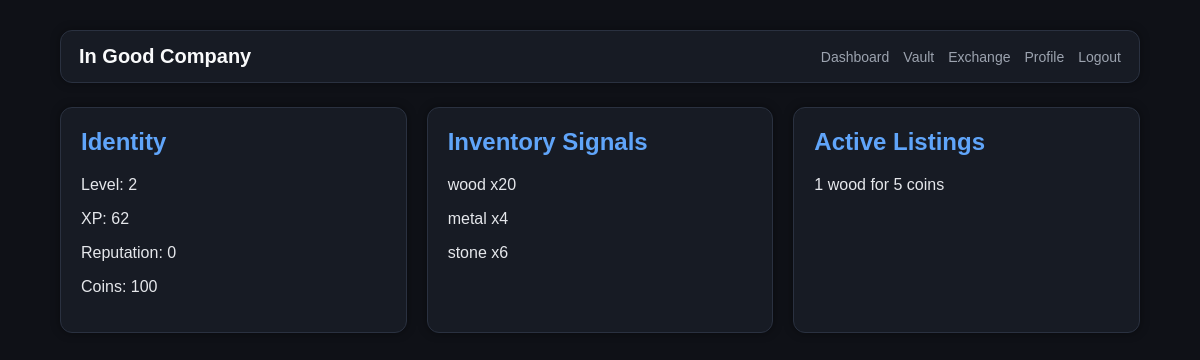
The app's page /player/kewontethomas (signed in), older data.
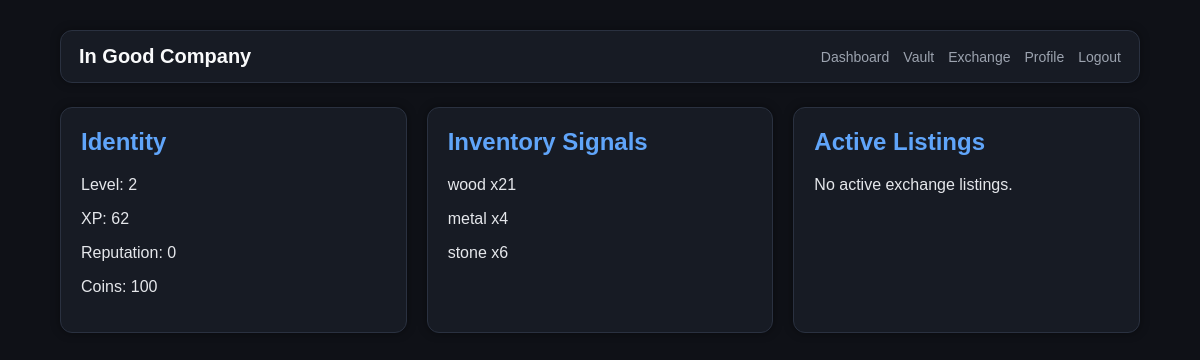
The same page, newer data.
### models/inventory.py (models this page shows)
class Inventory(db.Model):
    id = db.Column(db.Integer, primary_key=True)
    user_id = db.Column(db.Integer, db.ForeignKey("user.id"))
    resource_name = db.Column(db.String(50), nullable=False)
    quantity = db.Column(db.Integer, default=0)

### models/marketplace.py (models this page shows)
class MarketplaceListing(db.Model):
    id = db.Column(db.Integer, primary_key=True)
    seller_id = db.Column(
        db.Integer,
        db.ForeignKey("user.id"),
        nullable=False
    )
    resource_name = db.Column(
        db.String(50),
        nullable=False
    )
    quantity = db.Column(
        db.Integer,
        nullable=False
    )
    price = db.Column(
        db.Integer,
        nullable=False
    )
    status = db.Column(
        db.String(20),
        default="active"
    )

### app.py (the view)
@app.route("/player/<username>")
@login_required
def player_profile(username):
    player = User.query.filter_by(username=username).first_or_404()
    inventory_items = Inventory.query.filter_by(
        user_id=player.id
    ).all()
    active_listings = MarketplaceListing.query.filter_by(
        seller_id=player.id,
        status="active"
    ).all()
    return render_template(
        "player_profile.html",
        player=player,
        inventory_items=inventory_items,
        active_listings=active_listings
    )

### app.py (called while the page is built)
@login_manager.user_loader
def load_user(user_id):
    return User.query.get(int(user_id))

### templates/player_profile.html (shortened to what this page needs)
<!DOCTYPE html>
<html>
<head>
    <link rel="stylesheet" href="/static/style.css">
</head>
<body>
    <div class="container">
        <div class="nav">
            <div class="nav-brand">
                In Good Company
            </div>
            <div class="nav-links">
                <a href="/dashboard">Dashboard</a>
                <a href="/inventory">Vault</a>
                <a href="/market">Exchange</a>
                <a href="/player/{{ current_user.username }}">Profile</a>
                <a href="/logout">Logout</a>
            </div>
        </div>
        <div class="grid">
            <div class="card">
                <h2>Identity</h2>
                <p>Level: {{ player.level }}</p>
                <p>XP: {{ player.xp }}</p>
                <p>Reputation: {{ player.reputation }}</p>
                <p>Coins: {{ player.coins }}</p>
            </div>
            <div class="card">
                <h2>Inventory Signals</h2>
                {% if inventory_items %}
                {% for item in inventory_items %}
                <p>
                    {% if item.resource_name not in ['wood', 'stone', 'metal'] %}
                    ⚡ {{ item.resource_name }} x{{ item.quantity }}
                    {% else %}
                    {{ item.resource_name }} x{{ item.quantity }}
                    {% endif %}
                </p>
                {% endfor %}
                {% else %}
                <p>No visible inventory records.</p>
                {% endif %}
            </div>
            <div class="card">
                <h2>Active Listings</h2>
                {% if active_listings %}
                {% for listing in active_listings %}
                <p>
                    {{ listing.quantity }} {{ listing.resource_name }}
                    for {{ listing.price }} coins
                </p>
                {% endfor %}
                {% else %}
                <p>No active exchange listings.</p>
                {% endif %}
            </div>
        </div>
    </div>
</body>
</html>

Row changes from the older to the newer data that the page shows:
no longer on this page (row edited): MarketplaceListing: quantity "1", resource_name "wood", price "5"
changed Inventory "wood": quantity "20" → "21"
Text that changed along with them:
text now shown: "No active exchange listings."
